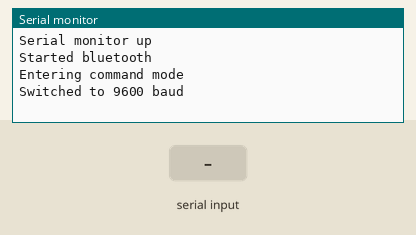
This sketch was run on a simulated Arduino Uno, built with avr-gcc and run on an emulated ATmega328P. Parts: the last lines printed to the serial monitor. Inputs (shaded band) come from the test bench.

Above: at 1.5 s.
1.6 s: "1" received over Serial
At 2.2 s:
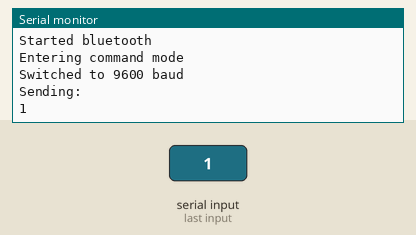
3.1 s: "0" received over the second serial link
At 4.2 s:
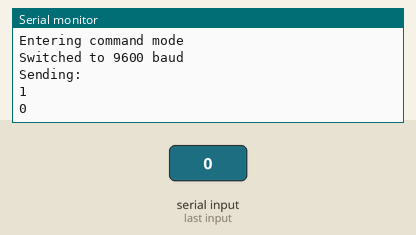
4.6 s: "2" received over Serial
At 5.7 s:
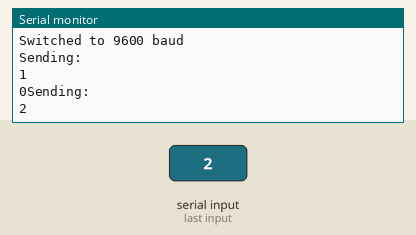

Measured:
- after the input at 1.6 s, the serial monitor: prints a new line at once (image 1)
- after the input at 3.1 s, the serial monitor: prints a new line at once (image 2)
- after the input at 4.6 s, the serial monitor: prints a new line at once (image 3)

The sketch:

onlyBluetoothSimple.ino
```cpp
#include <SoftwareSerial.h>

long int bluetoothBaud = 115200;
long int serialBaud = 9600;
int boardT = 4; // TX on the modem
int boardR = 6; // RX on the modem

SoftwareSerial bluetooth(boardT, boardR);

void serialLog(String message){
  Serial.println(message);
  return;
}

void setupModem(){
  serialLog("Entering command mode");
  bluetooth.print("$");
  bluetooth.print("$");
  bluetooth.print("$");

  delay(150); // waiting for response. 150 millisecond "should work"
  bluetooth.print("U,9600,N\n"); // changing to 9600 baud

  delay(150);
  bluetooth.begin(serialBaud); // restarting
  serialLog("Switched to 9600 baud");
}

void setup() {
  Serial.begin(serialBaud);
  serialLog("Serial monitor up");
  bluetooth.begin(bluetoothBaud);
  serialLog("Started bluetooth");

  setupModem();
}

void loop() {

  if(bluetooth.available()){
    // Send any characters the bluetooth prints to the serial monitor
    Serial.print((char)bluetooth.read());
  }

  if(Serial.available()){
    char toSend = Serial.read();

    serialLog("Sending:");
    serialLog((String)toSend);

    // Send any characters the Serial monitor prints to the bluetooth
    bluetooth.print(toSend);
  }
}
```
